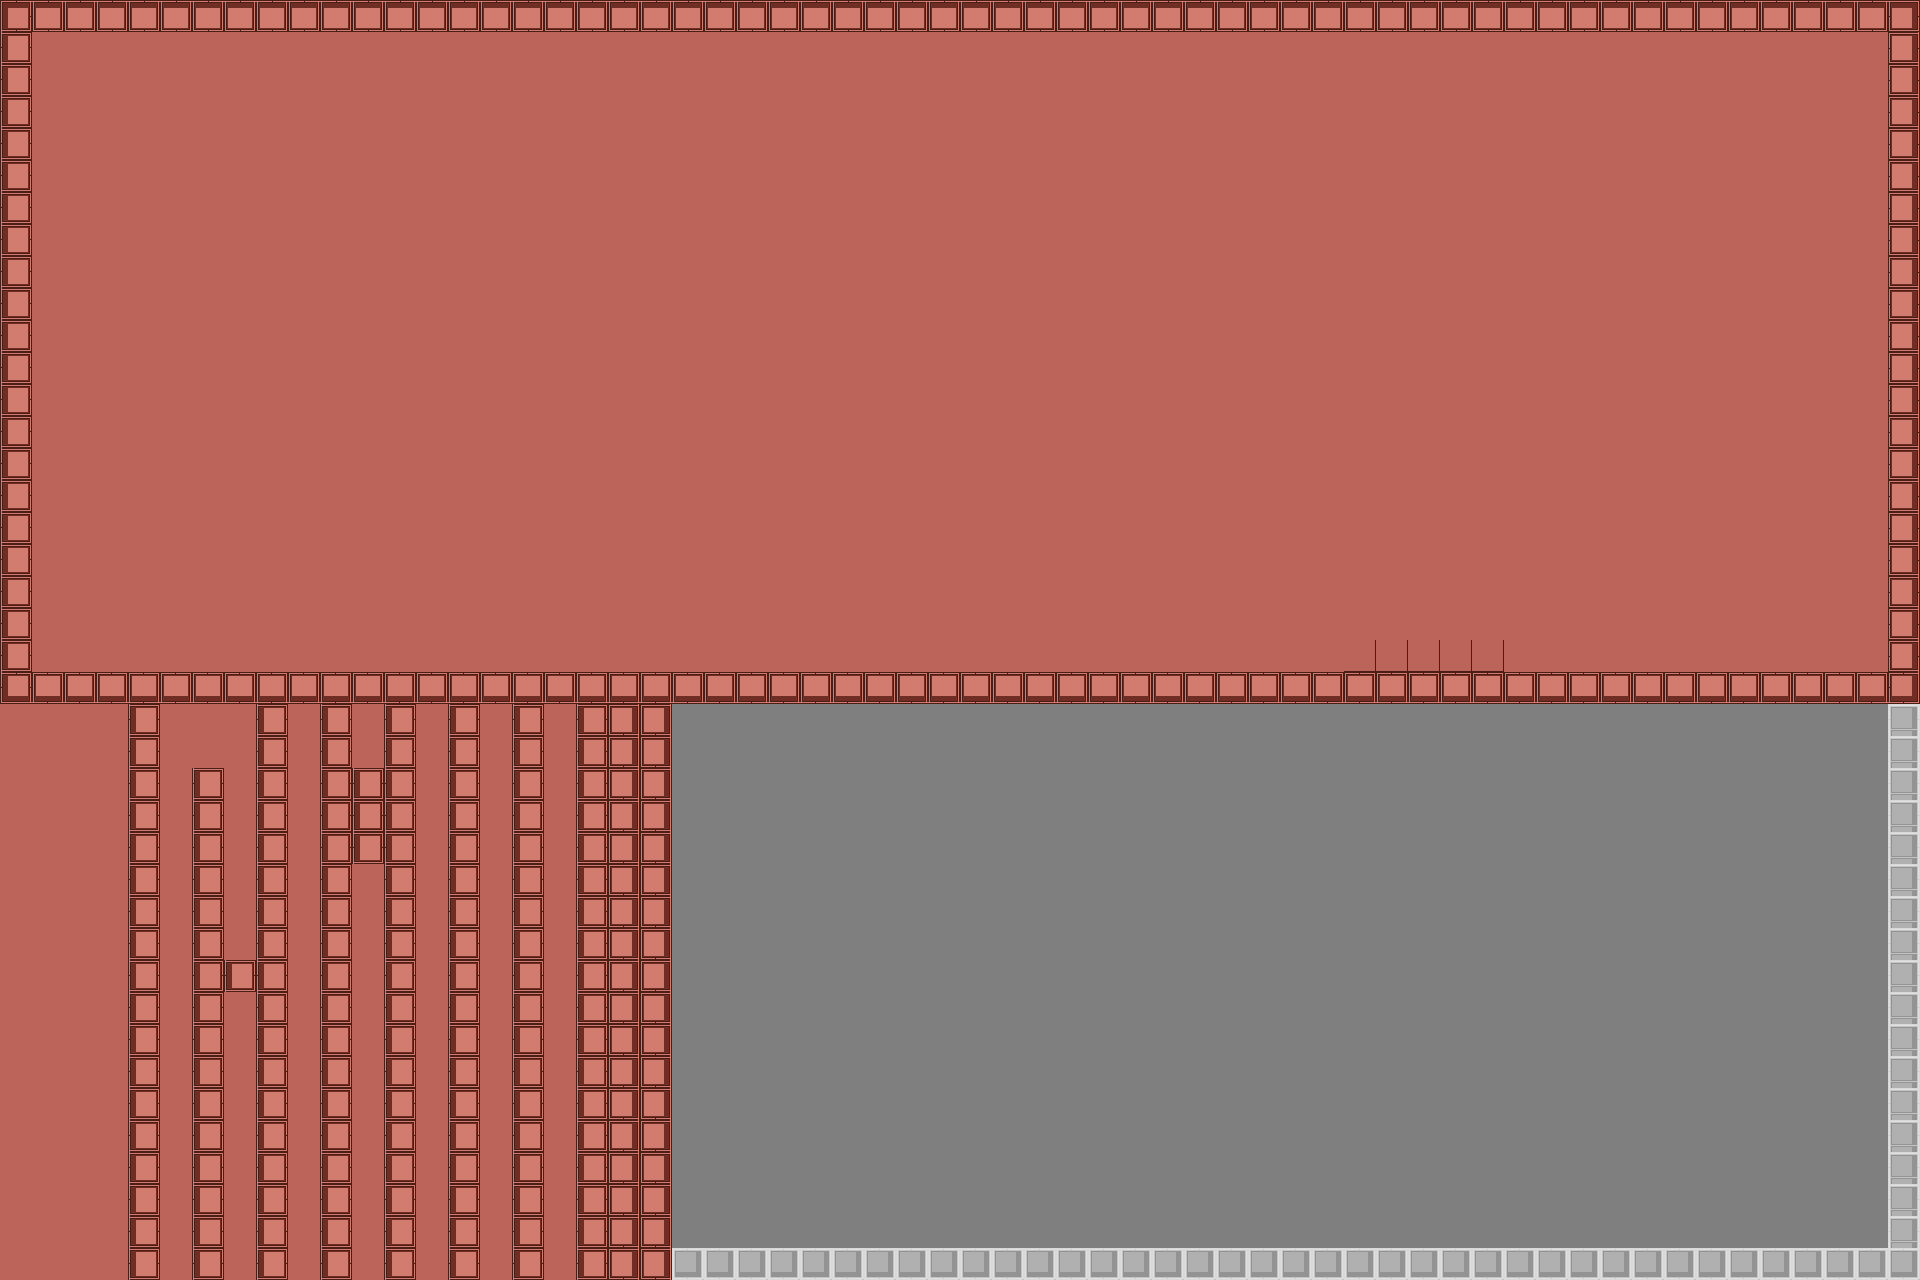

Tiled map render using the project's own tile images. Description and the map definition, with tile-layer contents summarised, below:
An orthogonal 60x40 tile map with 32x32 px tiles, 3 tile layers (Suelo, Muros, Techo), 2 tilesets.

<map version="1.9" tiledversion="1.9.1" orientation="orthogonal" renderorder="right-down" width="60" height="40" tilewidth="32" tileheight="32" infinite="0" nextlayerid="4" nextobjectid="1">
 <tileset firstgid="1" source="Paviment.tsx" />
 <tileset firstgid="17" source="roof.tsx" />
 <layer id="1" name="Suelo" width="60" height="40">
  <data>[2400 cells, 2400 non-empty, 1 distinct tile ids]</data>
 </layer>
 <layer id="2" name="Muros" width="60" height="40">
  <data>[2400 cells, 275 non-empty, 3 distinct tile ids]</data>
 </layer>
 <layer id="3" name="Techo" width="60" height="40">
  <data>[2400 cells, 1698 non-empty, 11 distinct tile ids]</data>
 </layer>
</map>